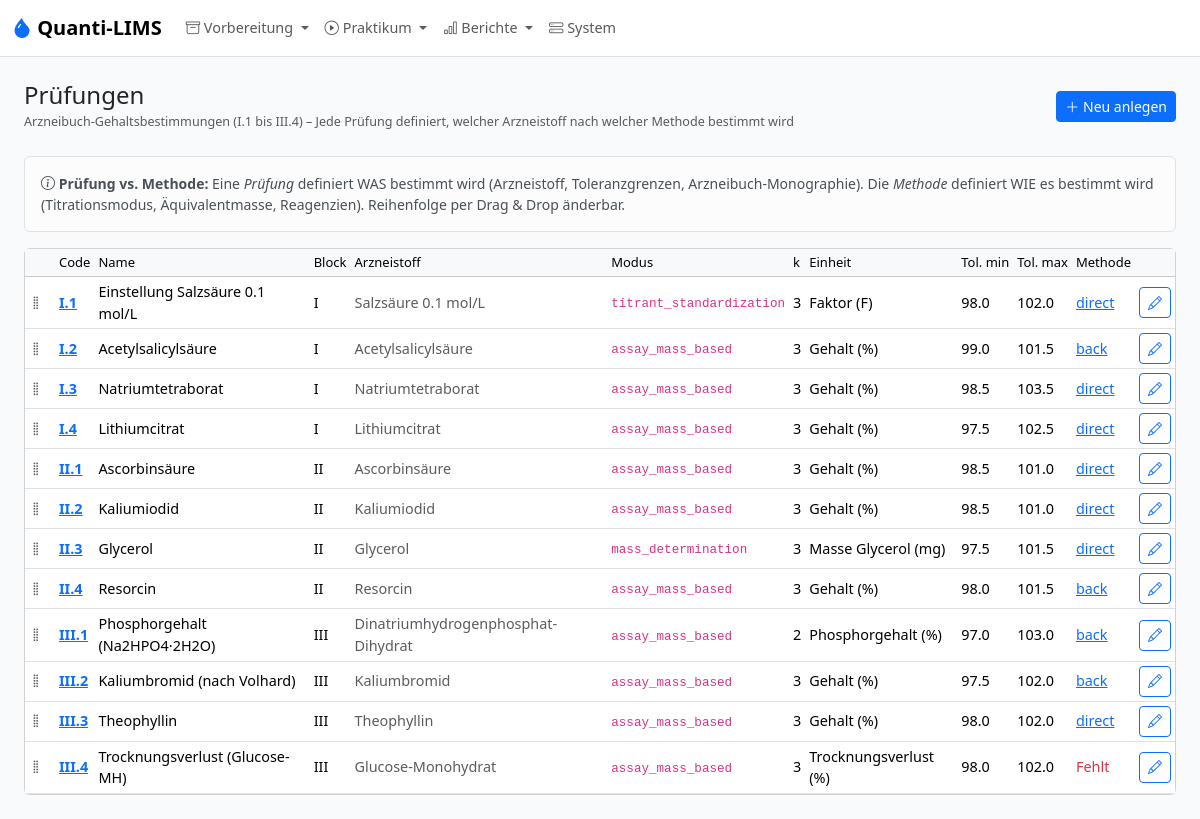
Page /admin/analyses on the earlier database version.
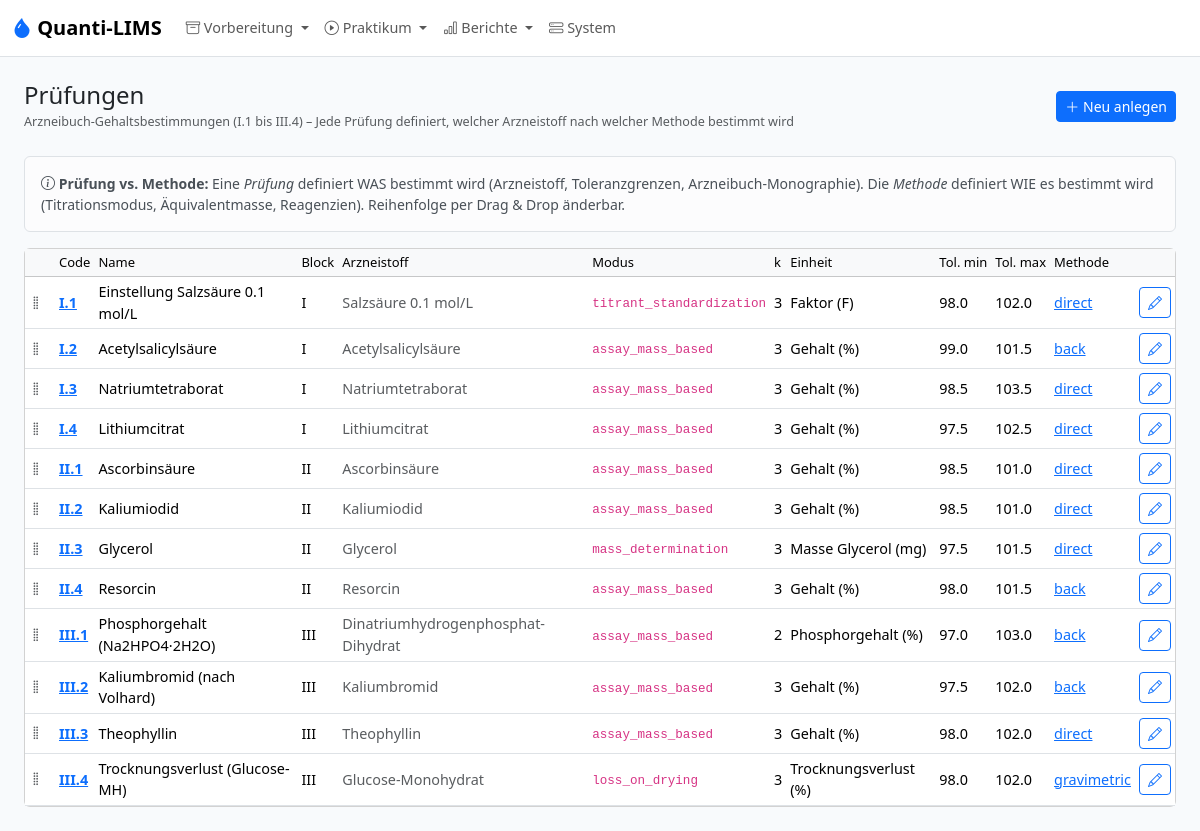
Same page on the later database version.
### models.py (models this page shows, shortened)
class Analysis(db.Model):
    __tablename__ = "analysis"
    id = db.Column(db.Integer, primary_key=True)
    block_id = db.Column(db.Integer, db.ForeignKey("block.id"), nullable=False)
    code = db.Column(db.String(10), unique=True, nullable=False)
    ordinal = db.Column(db.Integer, nullable=False)
    name = db.Column(db.String(200), nullable=False)
    substance_id = db.Column(db.Integer, db.ForeignKey("substance.id"), nullable=False)
    k_determinations = db.Column(db.Integer, nullable=False, default=3)
    result_unit = db.Column(db.String(20), nullable=False, default="%")
    result_label = db.Column(db.String(50), nullable=False, default="Gehalt")
    calculation_mode = db.Column(db.String(50), nullable=False, default=MODE_ASSAY_MASS_BASED)
    e_ab_g = db.Column(db.Float)
    g_ab_min_pct = db.Column(db.Float)
    g_ab_max_pct = db.Column(db.Float)
    source_reference = db.Column(db.String(255))
    tolerance_override_min_pct = db.Column(db.Float)
    tolerance_override_max_pct = db.Column(db.Float)
    notes = db.Column(db.Text)
    m_einwaage_min_mg = db.Column(db.Float, nullable=True)  # Min TA weighing mass (mass_determination mode, mg)
    m_einwaage_max_mg = db.Column(db.Float, nullable=True)  # Max TA weighing mass (mass_determination mode, mg)
    reported_molar_mass_gmol = db.Column(db.Float, nullable=True)
    reported_stoichiometry = db.Column(db.Float, nullable=True)
    n_crystal_water = db.Column(db.Integer, nullable=True)  # For loss_on_drying mode
    block = db.relationship("Block", back_populates="analyses")
    substance = db.relationship("Substance", back_populates="analyses")
    method = db.relationship("Method", back_populates="analysis", uselist=False)
    batches = db.relationship("SampleBatch", back_populates="analysis")
    @property
    def tol_min(self) -> float | None:
        if self.tolerance_override_min_pct is not None:
            return self.tolerance_override_min_pct
        if self.g_ab_min_pct is not None:
            return self.g_ab_min_pct
        if self.substance and self.substance.g_ab_min_pct is not None:
            return self.substance.g_ab_min_pct
        return None
    @property
    def tol_max(self) -> float | None:
        if self.tolerance_override_max_pct is not None:
            return self.tolerance_override_max_pct
        if self.g_ab_max_pct is not None:
            return self.g_ab_max_pct
        if self.substance and self.substance.g_ab_max_pct is not None:
            return self.substance.g_ab_max_pct
        return None

class Block(db.Model):
    __tablename__ = "block"
    id = db.Column(db.Integer, primary_key=True)
    code = db.Column(db.String(10), unique=True, nullable=False)
    name = db.Column(db.String(120), nullable=False)
    max_days = db.Column(db.Integer, nullable=True)  # Orientation value; not a hard constraint
    analyses = db.relationship("Analysis", back_populates="block", order_by="Analysis.ordinal")
    colloquiums = db.relationship("Colloquium", back_populates="block")

class Substance(db.Model):
    __tablename__ = "substance"
    id = db.Column(db.Integer, primary_key=True)
    name = db.Column(db.String(200), unique=True, nullable=False)
    formula = db.Column(db.String(100))
    molar_mass_gmol = db.Column(db.Float)
    anhydrous_molar_mass_gmol = db.Column(db.Float, nullable=True)  # For hydrate correction (e.g. Li citrate tetrahydrate)
    e_ab_g = db.Column(db.Float)
    g_ab_min_pct = db.Column(db.Float)
    g_ab_max_pct = db.Column(db.Float)
    notes = db.Column(db.Text)
    position = db.Column(db.Integer, nullable=False, default=0)
    lots = db.relationship("SubstanceLot", back_populates="substance")
    analyses = db.relationship("Analysis", back_populates="substance")

class Method(db.Model):
    __tablename__ = "method"
    id = db.Column(db.Integer, primary_key=True)
    analysis_id = db.Column(db.Integer, db.ForeignKey("analysis.id"), nullable=False)
    method_type = db.Column(db.String(30), nullable=False)  # direct, back, gravimetric, ...
    m_eq_mg = db.Column(db.Float)
    titrant_name = db.Column(db.String(200))
    titrant_concentration = db.Column(db.String(50))
    c_titrant_mol_l = db.Column(db.Float)      # Numeric concentration of titrant (mol/L)
    n_eq_titrant = db.Column(db.Float)          # Equivalents of titrant per mol analyte (direct) or per mol Vorlage (back)
    c_vorlage_mol_l = db.Column(db.Float)       # Concentration of Vorlage reagent (back-titration only)
    n_eq_vorlage = db.Column(db.Float)          # Equivalents of Vorlage consumed per mol analyte (back-titration only)
    blind_required = db.Column(db.Boolean, nullable=False, default=False)
    b_blind_determinations = db.Column(db.Integer, nullable=False, default=1)
    v_vorlage_ml = db.Column(db.Float)
    v_solution_ml = db.Column(db.Float)       # Total volume substance is dissolved to (e.g. 100.0 mL)
    v_aliquot_ml = db.Column(db.Float)        # Aliquot volume taken for each titration (e.g. 20.0 mL)
    aliquot_enabled = db.Column(db.Boolean, nullable=True, default=None)
    primary_standard_id = db.Column(db.Integer, db.ForeignKey("reagent.id"))
    m_eq_primary_mg = db.Column(db.Float)
    m_eq_primary_mg_override = db.Column(db.Boolean, nullable=False, default=False)  # True → use stored value; False → auto-calculate from c_Titrant × MW_PS / z
    e_ab_ps_g = db.Column(db.Float)          # Arzneibuch-Einwaage Primärstandard (g) – per method, not per reagent
    c_stock_mol_l = db.Column(db.Float)      # Stammkonzentration (mol/L), z.B. 1.0 für 1M HCl
    v_dilution_ml = db.Column(db.Float)      # Verdünnungsvolumen (mL), z.B. 100.0
    p_hydrate_min_pct = db.Column(db.Float)   # For loss_on_drying: min. declared hydrate content in mixture (%)
    description = db.Column(db.Text)
    position = db.Column(db.Integer, nullable=False, default=0)
    analysis = db.relationship("Analysis", back_populates="method")
    primary_standard = db.relationship("Reagent", foreign_keys=[primary_standard_id], back_populates="primary_standard_methods")
    reagent_usages = db.relationship("MethodReagent", back_populates="method")

### app.py (the view)
    @app.route("/admin/analyses")
    def admin_analyses():
        items = Analysis.query.order_by(Analysis.ordinal).all()
        return render_template("admin/analyses.html", items=items)

### templates/admin/analyses.html (shortened to what this page needs)
{% extends "base.html" %}
{% from "macros.html" import page_header %}
{% block content %}
{{ page_header("Prüfungen", "Arzneibuch-Gehaltsbestimmungen (I.1 bis III.4) – Jede Prüfung definiert, welcher Arzneistoff nach welcher Methode bestimmt wird", url_for('admin_analysis_form')) }}
<div class="alert alert-light border small">
  <i class="bi bi-info-circle"></i> <strong>Prüfung vs. Methode:</strong>
  Eine <em>Prüfung</em> definiert WAS bestimmt wird (Arzneistoff, Toleranzgrenzen, Arzneibuch-Monographie).
  Die <em>Methode</em> definiert WIE es bestimmt wird (Titrationsmodus, Äquivalentmasse, Reagenzien).
  Reihenfolge per Drag &amp; Drop änderbar.
</div>
<div class="card"><div class="table-responsive">
<table class="table table-sm table-hover mb-0 align-middle">
<thead class="table-light"><tr><th style="width:30px"></th><th>Code</th><th>Name</th><th>Block</th><th>Arzneistoff</th><th>Modus</th><th>k</th><th>Einheit</th><th>Tol. min</th><th>Tol. max</th><th>Methode</th><th></th></tr></thead>
<tbody id="analysis-sortable">
{% for a in items %}
<tr data-id="{{ a.id }}">
  <td class="drag-handle" style="cursor:grab"><i class="bi bi-grip-vertical text-body-secondary"></i></td>
  <td><strong><a href="{{ url_for('admin_analysis_form', id=a.id) }}">{{ a.code }}</a></strong></td>
  <td>{{ a.name }}</td>
  <td>{{ a.block.code }}</td>
  <td class="text-body-secondary">{{ a.substance.name }}</td>
  <td><code>{{ a.calculation_mode }}</code></td>
  <td>{{ a.k_determinations }}</td>
  <td>{{ a.result_label }} ({{ a.result_unit }})</td>
  <td>{{ a.tol_min|fmt(1) }}</td>
  <td>{{ a.tol_max|fmt(1) }}</td>
  <td>{% if a.method %}<a href="{{ url_for('admin_method_form', id=a.method.id) }}">{{ a.method.method_type }}</a>{% else %}<span class="text-danger">Fehlt</span>{% endif %}</td>
  <td><a href="{{ url_for('admin_analysis_form', id=a.id) }}" class="btn btn-outline-primary btn-sm"><i class="bi bi-pencil"></i></a></td>
</tr>
{% endfor %}
</tbody></table></div></div>
{% endblock %}

Differences in the rows shown:
changed Analysis "III.4": calculation_mode "assay_mass_based" → "loss_on_drying"; method.method_type (not shown) → "gravimetric"; no longer shows "Fehlt"
